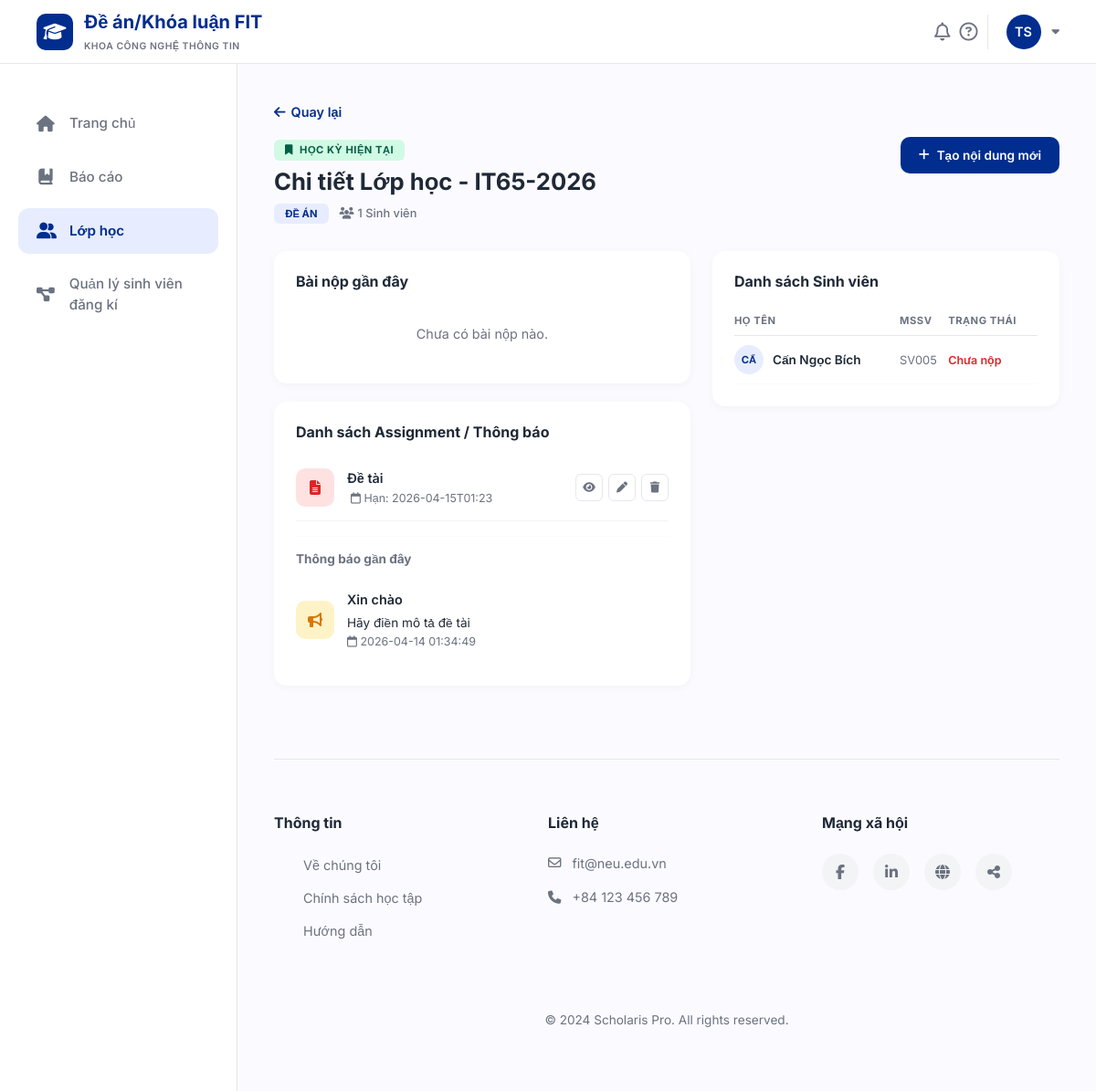
The page /lecturer/lop-hoc/57 (signed in) on the database its author committed.
### tables this page shows
CREATE TABLE classes (
    id INTEGER PRIMARY KEY AUTOINCREMENT,
    class_code VARCHAR(50) NOT NULL UNIQUE,
    class_name VARCHAR(100) NOT NULL,
    course_id INTEGER NOT NULL,
    lecturer_id INTEGER NOT NULL,
    semester_id INTEGER NOT NULL,
    status VARCHAR(20) DEFAULT 'active' CHECK (status IN ('active', 'completed')),
    FOREIGN KEY (course_id) REFERENCES courses(id),
    FOREIGN KEY (lecturer_id) REFERENCES lecturers(id),
    FOREIGN KEY (semester_id) REFERENCES semesters(id)
);

CREATE TABLE course_types (
    id INTEGER PRIMARY KEY AUTOINCREMENT,
    type_name VARCHAR(50) NOT NULL UNIQUE
);

CREATE TABLE assignments (
    id INTEGER PRIMARY KEY AUTOINCREMENT,
    class_id INTEGER NOT NULL,
    title VARCHAR(200) NOT NULL,
    description TEXT,
    deadline DATETIME NOT NULL,
    max_file_size INTEGER DEFAULT 10,
    allowed_file_types VARCHAR(200),
    created_at DATETIME DEFAULT CURRENT_TIMESTAMP, is_overdue,
    FOREIGN KEY (class_id) REFERENCES classes(id) ON DELETE CASCADE
);

CREATE TABLE notifications (
    id INTEGER PRIMARY KEY AUTOINCREMENT,
    user_id INTEGER NOT NULL,
    title VARCHAR(200) NOT NULL,
    content TEXT,
    related_id INTEGER,
    is_read INTEGER DEFAULT 0,
    created_at DATETIME DEFAULT CURRENT_TIMESTAMP, class_id INTEGER,
    FOREIGN KEY (user_id) REFERENCES users(id) ON DELETE CASCADE
);

CREATE TABLE students (
    id INTEGER PRIMARY KEY AUTOINCREMENT,
    user_id INTEGER NOT NULL UNIQUE,
    student_code VARCHAR(20) NOT NULL UNIQUE,
    class_name VARCHAR(50),
    major VARCHAR(100),
    FOREIGN KEY (user_id) REFERENCES users(id) ON DELETE CASCADE
);

CREATE TABLE users (
    id INTEGER PRIMARY KEY AUTOINCREMENT,
    email VARCHAR(100) NOT NULL UNIQUE,
    password VARCHAR(255) NOT NULL,
    full_name VARCHAR(100) NOT NULL,
    role VARCHAR(20) NOT NULL CHECK (role IN ('student', 'lecturer')),
    phone VARCHAR(20),
    created_at DATETIME DEFAULT CURRENT_TIMESTAMP
);

### app/lecturer/routes.py (the view)
@lecturer_bp.route('/lecturer/lop-hoc/<int:class_id>')
def class_detail(class_id):
    lecturer_id = get_lecturer_id()
    if not lecturer_id:
        flash('Bạn cần đăng nhập với vai trò giảng viên.', 'danger')
        return redirect(url_for('login.login'))
    conn = get_db()
    conn.row_factory = sqlite3.Row
    cur = conn.cursor()
    cur.execute("""
        SELECT c.*, ct.type_name AS course_type,
               s.name AS semester_name, s.year AS semester_year, s.is_current
        FROM classes c
        JOIN courses co ON c.course_id = co.id
        JOIN course_types ct ON co.course_type_id = ct.id
        JOIN semesters s ON c.semester_id = s.id
        WHERE c.id = ? AND c.lecturer_id = ?
    """, (class_id, lecturer_id))
    class_info = cur.fetchone()
    if not class_info:
        abort(404)
    cur.execute("""
        SELECT s.id AS student_id, s.student_code, u.full_name,
               cs.grade,
               (SELECT COUNT(*) FROM submissions sub
                JOIN assignments a ON sub.assignment_id = a.id
                WHERE a.class_id = ? AND sub.student_id = s.id) AS submission_count,
               (SELECT COUNT(*) FROM assignments WHERE class_id = ?) AS total_assignments
        FROM class_students cs
        JOIN students s ON cs.student_id = s.id
        JOIN users u ON s.user_id = u.id
        WHERE cs.class_id = ?
        ORDER BY u.full_name
    """, (class_id, class_id, class_id))
    students = cur.fetchall()
    cur.execute("""
        SELECT a.*,
               (SELECT COUNT(*) FROM submissions s WHERE s.assignment_id = a.id) AS submission_count
        FROM assignments a
        WHERE a.class_id = ?
        ORDER BY a.deadline ASC
    """, (class_id,))
    assignments = cur.fetchall()
    cur.execute("""
        SELECT sub.id, sub.file_name, sub.submitted_at, sub.is_late,
               a.title AS assignment_title,
               u.full_name AS student_name, s.student_code
        FROM submissions sub
        JOIN assignments a ON sub.assignment_id = a.id
        JOIN students s ON sub.student_id = s.id
        JOIN users u ON s.user_id = u.id
        WHERE a.class_id = ?
        ORDER BY sub.submitted_at DESC
        LIMIT 5
    """, (class_id,))
    recent_submissions = cur.fetchall()
    cur.execute("""
        SELECT MIN(id) as id, title, content, created_at
        FROM notifications
        WHERE class_id = ?
        GROUP BY title, content, created_at
        ORDER BY created_at DESC
        LIMIT 3
    """, (class_id,))
    announcements = cur.fetchall()
    now_str = datetime.now().strftime('%Y-%m-%d %H:%M:%S')
    return render_template('lecturer/lecturer_class_detail.html',
                           class_info=class_info,
                           students=students,
                           assignments=assignments,
                           recent_submissions=recent_submissions,
                           announcements=announcements,
                           now_str=now_str)

### templates/lecturer/lecturer_class_detail.html (shortened to what this page needs)
{% extends "lecturer/base.html" %}
{% block content %}
<a href="{{ url_for('lecturer.classes') }}" class="back-link">
    <i class="fa-solid fa-arrow-left"></i> Quay lại
</a>
<div class="class-header">
    <div>
        {% if class_info['is_current'] %}
        <span class="semester-badge"><i class="fa-solid fa-bookmark me-1"></i> Học kỳ hiện tại</span>
        {% endif %}
        <h2>Chi tiết Lớp học - {{ class_info['class_code'] }}</h2>
        <div class="class-meta-tags">
            <span class="type-badge-header">{{ class_info['course_type'] }}</span>
            <span class="meta-tag"><i class="fa-solid fa-users"></i> {{ students|length }} Sinh viên</span>
        </div>
    </div>
    <div class="header-actions">
        <button class="btn-primary-custom" onclick="document.getElementById('createContentModal').classList.add('active')">
            <i class="fa-solid fa-plus"></i> Tạo nội dung mới
        </button>
    </div>
</div>
<div class="content-grid">
    <div>
        <div class="card-section">
            <div class="card-title-bar">
                <h5>Bài nộp gần đây</h5>
            </div>
            {% if recent_submissions %}
                {% for sub in recent_submissions %}
                <div class="submission-item">
                    <div class="sub-icon"><i class="fa-solid fa-file-pdf"></i></div>
                    <div class="sub-info">
                        <div class="file-name">
                            {{ sub['file_name'] or sub['assignment_title'] }}
                            {% if sub['is_late'] %}<span class="late-badge">Trễ hạn</span>{% endif %}
                        </div>
                        <div class="sub-meta">
                            Nộp bởi {{ sub['student_name'] }} &middot; {{ sub['submitted_at'] }}
                        </div>
                    </div>
                    <div class="sub-actions">
                        <a href="{{ url_for('lecturer.submission_detail', submission_id=sub['id']) }}" class="btn-outline-sm">Xem tiến độ</a>
                        <a href="{{ url_for('lecturer.submission_detail', submission_id=sub['id']) }}" class="btn-fill-sm">Nhận xét</a>
                    </div>
                </div>
                {% endfor %}
            {% else %}
                <div class="empty-msg">Chưa có bài nộp nào.</div>
            {% endif %}
        </div>
        <div class="card-section">
            <div class="card-title-bar">
                <h5>Danh sách Assignment / Thông báo</h5>
            </div>
            {% for a in assignments %}
            <div class="assignment-item">
                <div class="assign-icon
                    {% if a['submission_count'] > 0 %}assign-icon-graded
                    {% elif a['deadline'] < now_str %}assign-icon-overdue
                    {% else %}assign-icon-pending{% endif %}">
                    <i class="fa-solid {% if a['submission_count'] > 0 %}fa-check{% else %}fa-file-lines{% endif %}"></i>
                </div>
                <div class="assign-info">
                    <div class="assign-title">{{ a['title'] }}</div>
                    <div class="assign-meta">
                        <i class="fa-regular fa-calendar ms-1"></i> Hạn: {{ a['deadline'] }}
                    </div>
                </div>
                <div class="assign-actions">
                    <a href="{{ url_for('lecturer.assignment_submissions', class_id=class_info['id'], assignment_id=a['id']) }}"
                       class="assign-action-btn" title="Xem bài nộp"><i class="fa-solid fa-eye" style="font-size:0.75rem"></i></a>
                    <button class="assign-action-btn" title="Chỉnh sửa"
                            onclick="openEditModal({{ a['id'] }}, '{{ a['title'] }}', '{{ a['description'] or '' }}', '{{ a['deadline'] }}')">
                        <i class="fa-solid fa-pen" style="font-size:0.75rem"></i>
                    </button>
                    <button class="assign-action-btn delete-btn" title="Xóa"
                            onclick="openDeleteModal({{ a['id'] }}, '{{ a['title'] }}')">
                        <i class="fa-solid fa-trash" style="font-size:0.75rem"></i>
                    </button>
                </div>
            </div>
            {% else %}
                <div class="empty-msg">Chưa có bài tập nào. Hãy tạo bài tập mới.</div>
            {% endfor %}
            {% if announcements %}
            <hr style="margin: 16px 0; border: none; border-top: 1px solid #F3F4F6;">
            <h6 style="font-weight: 700; font-size: 0.85rem; color: var(--text-muted); margin-bottom: 12px;">Thông báo gần đây</h6>
            {% for ann in announcements %}
            <div class="assignment-item">
                <div class="assign-icon" style="background: #FEF3C7; color: #D97706;">
                    <i class="fa-solid fa-bullhorn"></i>
                </div>
                <div class="assign-info">
                    <div class="assign-title">{{ ann['title'] }}</div>
                    <div class="assign-desc" style="font-size: 0.85rem; color: var(--text-main); margin-top: 4px;">{{ ann['content'] }}</div>
                    <div class="assign-meta"><i class="fa-regular fa-calendar"></i> {{ ann['created_at'] }}</div>
                </div>
            </div>
            {% endfor %}
            {% endif %}
        </div>
    </div>
    <div>
        <div class="card-section">
            <div class="card-title-bar">
                <h5>Danh sách Sinh viên</h5>
            </div>
            {% if students %}
            <table class="student-table">
                <thead>
                    <tr>
                        <th>Họ tên</th>
                        <th>MSSV</th>
                        <th>Trạng thái</th>
                    </tr>
                </thead>
                <tbody>
                    {% for s in students %}
                    <tr>
                        <td>
                            <div class="student-name-cell">
                                <div class="student-avatar-sm">{{ s['full_name'][:2]|upper }}</div>
                                <span class="student-name-text">{{ s['full_name'] }}</span>
                            </div>
                        </td>
                        <td class="student-id-text">{{ s['student_code'] }}</td>
                        <td>
                            {% if s['submission_count'] == s['total_assignments'] and s['total_assignments'] > 0 %}
                                <span class="status-submitted">Đã nộp đủ</span>
                            {% elif s['submission_count'] > 0 %}
                                <span class="status-pending">Đang thực hiện</span>
                            {% else %}
                                <span class="status-late">Chưa nộp</span>
                            {% endif %}
                        </td>
                    </tr>
                    {% endfor %}
                </tbody>
            </table>
            {% else %}
                <div class="empty-msg">Chưa có sinh viên nào trong lớp.</div>
            {% endif %}
        </div>
    </div>
</div>
{% endblock %}

### rows shown on the page
classes: class_code "IT65-2026"
course_types: course_type "ĐỀ ÁN"
assignments: title "Đề tài", deadline "2026-04-15T01:23"
notifications: title "Xin chào", content "Hãy điền mô tả đề tài", created_at "2026-04-14 01:34:49"
students: full_name "CẤ", full_name "Cấn Ngọc Bích", student_code "SV005"

### other values the page prints
{{ students|length }} "1"
